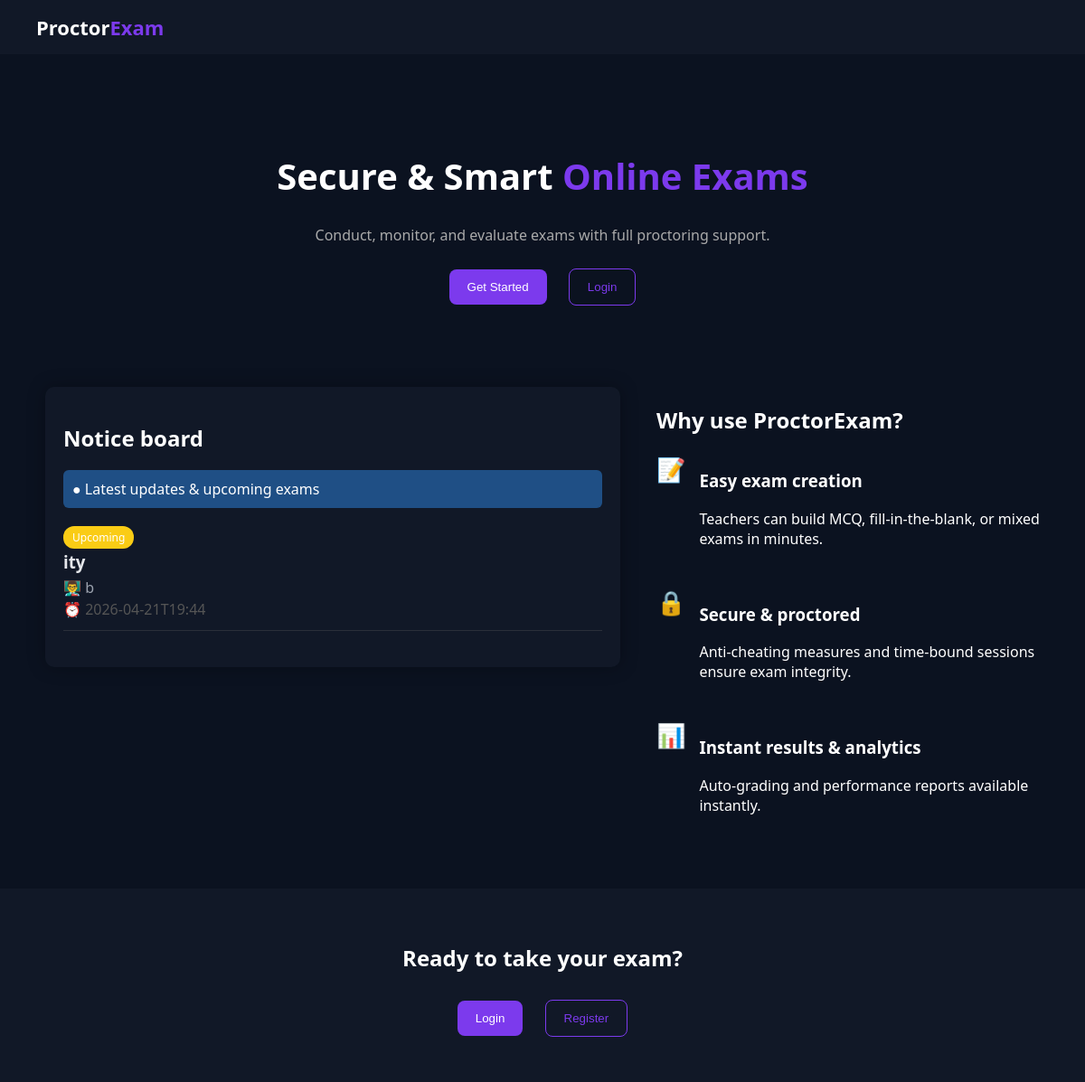
Before: / with the older database file.
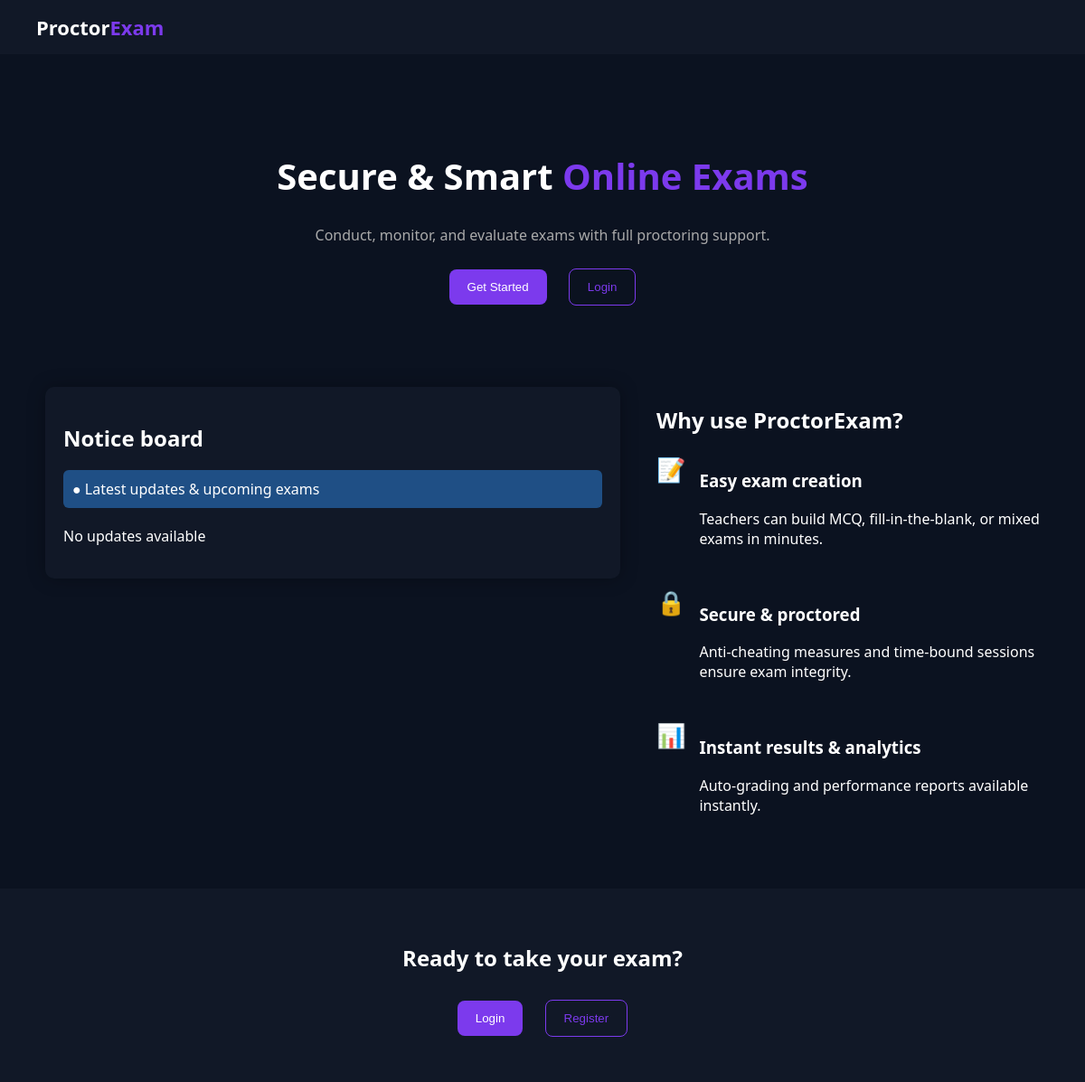
After: the same page with the newer database file.
### tables this page shows
CREATE TABLE exams (
    id INTEGER PRIMARY KEY AUTOINCREMENT,
    exam_name TEXT NOT NULL,
    subject TEXT NOT NULL,
    description TEXT,
    start_time TEXT NOT NULL,
    duration INTEGER NOT NULL,
    random_password TEXT NOT NULL,
    examiner_id INTEGER NOT NULL,
    results_published INTEGER DEFAULT 0,

    -- âœ… CSV FEATURE
    allowed_emails TEXT,

    FOREIGN KEY (examiner_id) REFERENCES users(id)
);

### app.py (the view)
@app.route('/')
def index():
    conn = get_db()
    exams = conn.execute("""
        SELECT e.id, e.exam_name, e.start_time, e.duration,
               u.username as teacher_name
        FROM exams e
        JOIN users u ON e.examiner_id = u.id
        ORDER BY e.start_time DESC
        LIMIT 5
    """).fetchall()
    from datetime import datetime, timedelta
    exam_list = []
    for exam in exams:
        start = datetime.strptime(exam['start_time'], "%Y-%m-%dT%H:%M")
        end = start + timedelta(minutes=exam['duration'])
        now = datetime.now()
        if start <= now <= end:
            status = "Live"
        elif start > now:
            status = "Upcoming"
        else:
            status = "Result"
        exam_list.append({
            "name": exam["exam_name"],
            "teacher": exam["teacher_name"],
            "start": exam["start_time"],
            "status": status
        })
    conn.close()
    return render_template('home.html', exams=exam_list)

### app.py (called while the page is built)
def get_db():
    conn = sqlite3.connect(DB_PATH, timeout=20)
    conn.row_factory = sqlite3.Row
    return conn

### templates/home.html (shortened to what this page needs)
<!DOCTYPE html>
<html lang="en">
<head>
</head>
<body>
<div class="navbar">
    <div class="logo">Proctor<span>Exam</span></div>
</div>
<div class="hero">
    <h1>Secure & Smart <span>Online Exams</span></h1>
    <p>Conduct, monitor, and evaluate exams with full proctoring support.</p>
    <a href="/register"><button class="btn btn-primary">Get Started</button></a>
    <a href="/login"><button class="btn btn-outline">Login</button></a>
</div>
<div class="main-content">
    <div class="left-section">
        <div class="notice-board">
            <h2>Notice board</h2>
            <div class="notice-header">
                ● Latest updates & upcoming exams
            </div>
            {% if exams and exams|length > 0 %}
                {% for exam in exams %}
                <div class="notice-item">
                    {% if exam.status == "Live" %}
                        <span class="badge live">Live</span>
                    {% elif exam.status == "Upcoming" %}
                        <span class="badge upcoming">Upcoming</span>
                    {% else %}
                        <span class="badge result">Completed</span>
                    {% endif %}
                    <h3>{{ exam.name }}</h3>
                    <p>
                        👨‍🏫 {{ exam.teacher }}
                    </p>
                    <p style="color:#555;">
                        ⏰ {{ exam.start }}
                    </p>
                </div>
                {% endfor %}
            {% else %}
                <p>No updates available</p>
            {% endif %}
        </div>
    </div>
    <div class="right-section">
        <h2>Why use ProctorExam?</h2>
        <div class="feature">
            <div class="icon">📝</div>
            <div>
                <h3>Easy exam creation</h3>
                <p>Teachers can build MCQ, fill-in-the-blank, or mixed exams in minutes.</p>
            </div>
        </div>
        <div class="feature">
            <div class="icon">🔒</div>
            <div>
                <h3>Secure & proctored</h3>
                <p>Anti-cheating measures and time-bound sessions ensure exam integrity.</p>
            </div>
        </div>
        <div class="feature">
            <div class="icon">📊</div>
            <div>
                <h3>Instant results & analytics</h3>
                <p>Auto-grading and performance reports available instantly.</p>
            </div>
        </div>
    </div>
</div>
<div class="footer">
    <h2>Ready to take your exam?</h2>
    <a href="/login"><button class="btn btn-primary">Login</button></a>
    <a href="/register"><button class="btn btn-outline">Register</button></a>
</div>
</body>
</html>

Changed rows visible on the page:
removed exams: name "ity", teacher "b", start "2026-04-21T19:44"
Other visible differences:
text now shown: "No updates available"
